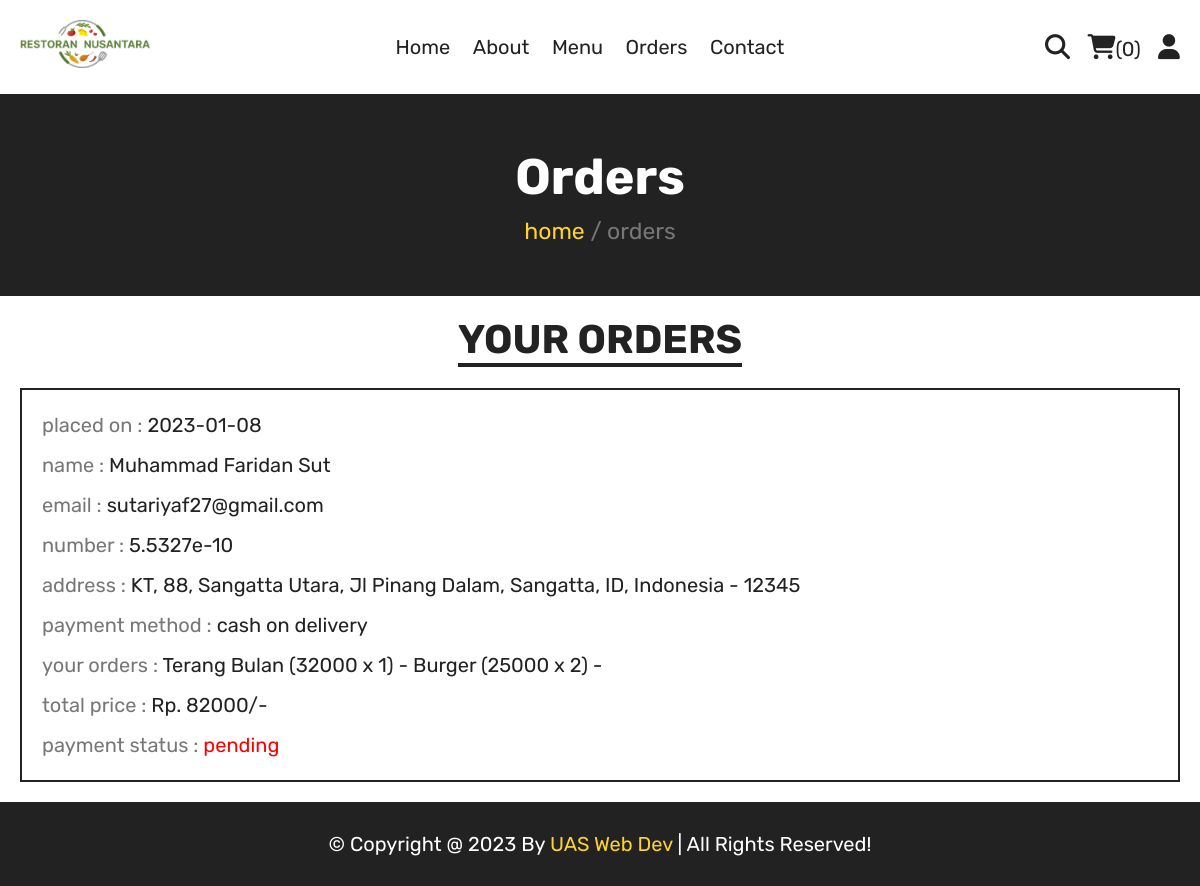
Screenshot of /orders.php (signed in) with the database file from the repository.
### tables this page shows
CREATE TABLE `orders` (
  `id` int(100) NOT NULL,
  `user_id` int(100) NOT NULL,
  `name` varchar(20) NOT NULL,
  `number` varchar(10) NOT NULL,
  `email` varchar(50) NOT NULL,
  `method` varchar(50) NOT NULL,
  `address` varchar(500) NOT NULL,
  `total_products` varchar(1000) NOT NULL,
  `total_price` int(100) NOT NULL,
  `placed_on` date NOT NULL DEFAULT current_timestamp(),
  `payment_status` varchar(20) NOT NULL DEFAULT 'pending'
);

### orders.php (the view, shortened to what this page needs)
<?php
include 'components/connect.php';
if(isset($_SESSION['user_id'])){
   $user_id = $_SESSION['user_id'];
}else{
   $user_id = '';
   header('location:login.php');
};
?>
<!DOCTYPE html>
<html lang="en">
<head>
   <link rel="stylesheet" href="https://cdnjs.cloudflare.com/ajax/libs/font-awesome/6.1.1/css/all.min.css">
   <link rel="stylesheet" href="css/style.css">
</head>
<body>
<?php include 'components/user_header.php'; ?>
<div class="heading">
   <h3>orders</h3>
   <p><a href="html.php">home</a> <span> / orders</span></p>
</div>
<section class="orders">
   <h1 class="title">your orders</h1>
   <div class="box-container">
   <?php
      if($user_id == ''){
         echo '<p class="empty">please login to see your orders</p>';
      }else{
         $select_orders = $conn->prepare("SELECT * FROM `orders` WHERE user_id = ?");
         $select_orders->execute([$user_id]);
         if($select_orders->rowCount() > 0){
            while($fetch_orders = $select_orders->fetch(PDO::FETCH_ASSOC)){
   ?>
   <div class="box">
      <p>placed on : <span><?= $fetch_orders['placed_on']; ?></span></p>
      <p>name : <span><?= $fetch_orders['name']; ?></span></p>
      <p>email : <span><?= $fetch_orders['email']; ?></span></p>
      <p>number : <span><?= $fetch_orders['number']; ?></span></p>
      <p>address : <span><?= $fetch_orders['address']; ?></span></p>
      <p>payment method : <span><?= $fetch_orders['method']; ?></span></p>
      <p>your orders : <span><?= $fetch_orders['total_products']; ?></span></p>
      <p>total price : <span>Rp. <?= $fetch_orders['total_price']; ?>/-</span></p>
      <p> payment status : <span style="color:<?php if($fetch_orders['payment_status'] == 'pending'){ echo 'red'; }else{ echo 'green'; }; ?>"><?= $fetch_orders['payment_status']; ?></span> </p>
   </div>
   <?php
      }
      }else{
         echo '<p class="empty">no orders placed yet!</p>';
      }
      }
   ?>
   </div>
</section>
<?php include 'components/footer.php'; ?>
</body>
</html>

### css/style.css (style rules this page uses)
:root { --yellow:#fed330; --red:#e74c3c; --white:#fff; --black:#222; --light-color:#777; --border:.2rem solid var(--black); }
* { font-family: 'Rubik', sans-serif; margin:0; padding:0; box-sizing: border-box; outline: none; border: none; text-decoration: none; }
html { font-size: 62.5%; overflow-x: hidden; scroll-behavior: smooth; stop-opacity: 7rem; }
section { margin:0 auto; max-width: 1200px; padding:2rem; }
.title { text-align: center; margin-bottom: 2.5rem; font-size: 4rem; color:var(--black); text-transform: uppercase; text-decoration: underline; text-underline-offset: 1rem; }
.heading { display: flex; align-items: center; justify-content: center; gap:1rem; flex-flow: column; background-color: var(--black); min-height: 20rem; }
.heading h3 { font-size: 5rem; color:var(--white); text-transform: capitalize; }
.heading p { font-size: 2.3rem; color:var(--light-color); }
.heading p a { color:var(--yellow); }
.orders .box-container { display: flex; flex-wrap: wrap; gap:1.5rem; align-items: flex-start; }
.orders .box-container .box { padding:1rem 2rem; border:var(--border); flex:1 1 40rem; }
.orders .box-container .box p { line-height: 1.5; margin:1rem 0; font-size: 2rem; color:var(--light-color); }
.orders .box-container .box p span { color:var(--black); }

### rows the page displays
orders: placed_on "2023-01-08", name "Muhammad Faridan Sut", email "sutariyaf27@gmail.com", number "5.5327e-10", address "KT, 88, Sangatta Utara, Jl Pinang Dalam, Sangatta, ID, Indonesia - 12345", method "cash on delivery", total_products "Terang Bulan (32000 x 1) - Burger (25000 x 2) -", total_price "82000", payment_status "pending"

### other values shown
$total_cart_items "0"
